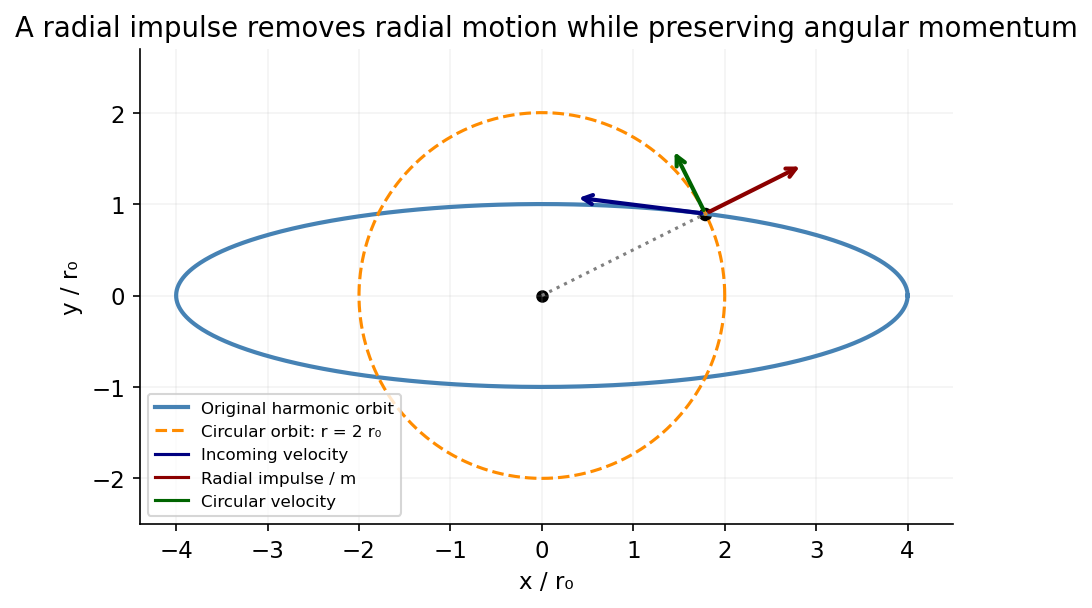

Source code (Python):
"""Original solution diagram. Tested with Python 3.14.4, numpy 2.3.5, matplotlib 3.10.7.
Run from the mirrored _media directory; output is a basename in the working directory.
"""
from pathlib import Path
import numpy as np
import matplotlib
matplotlib.use('Agg')
import matplotlib.pyplot as plt
plt.rcParams.update({'font.size':11,'figure.facecolor':'white','axes.spines.top':False,'axes.spines.right':False})

t=np.linspace(0,2*np.pi,700);fig,ax=plt.subplots(figsize=(7,4.4));ax.plot(4*np.cos(t),np.sin(t),label='Original harmonic orbit',color='steelblue',lw=2);ax.plot(2*np.cos(t),2*np.sin(t),'--',color='darkorange',label='Circular orbit: r = 2 r₀');ax.scatter([0],[0],color='black',s=25);p=np.array([4/np.sqrt(5),2/np.sqrt(5)]);er=p/2;v=np.array([-8/np.sqrt(5),1/np.sqrt(5)]);dv=3*er;after=v+dv
ax.scatter(*p,s=30,color='black')
for vec,color,label in [(v,'navy','Incoming velocity'),(dv,'darkred','Radial impulse / m'),(after,'darkgreen','Circular velocity')]:
 ax.annotate('',p+.4*vec,p,arrowprops={'arrowstyle':'->','lw':2,'color':color});ax.plot([],[],color=color,label=label)
ax.plot([0,p[0]],[0,p[1]],':',color='.5');ax.set(xlabel='x / r₀',ylabel='y / r₀',title='A radial impulse removes radial motion while preserving angular momentum',xlim=(-4.4,4.5),ylim=(-2.5,2.7));ax.set_aspect('equal');ax.legend(fontsize=8,loc='lower left');ax.grid(alpha=.15)

fig.savefig(Path(__file__).with_suffix('.png').name,dpi=150,facecolor='white',bbox_inches='tight');plt.close(fig)
